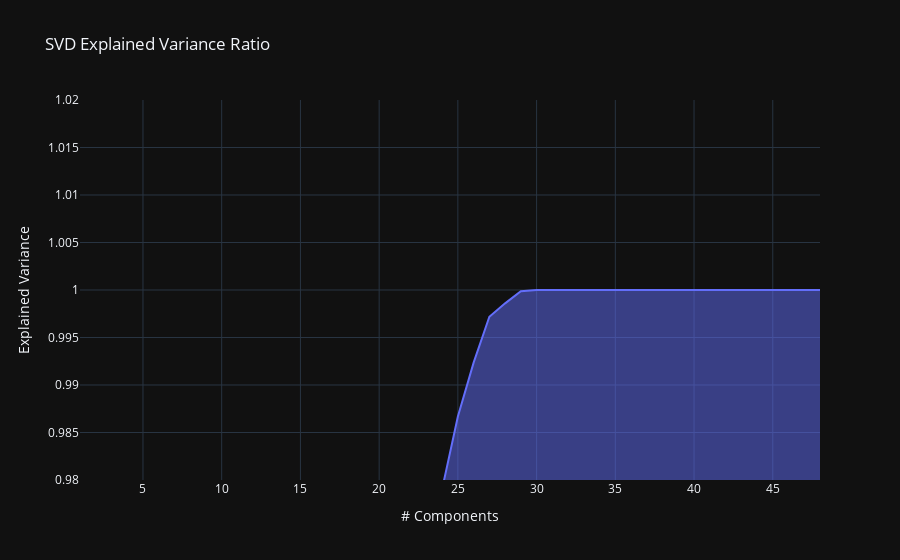

Source (notebook cell):
### Code cell
pca = PCA()
pca.fit(ss.fit_transform(df[features_list].to_numpy()))

exp_var_cumul = np.cumsum(pca.explained_variance_ratio_)

px.area(
    x=range(1, exp_var_cumul.shape[0] + 1),
    y=exp_var_cumul,
    labels={"x": "# Components", "y": "Explained Variance"},
    range_y=(0.98, 1.02),
    title="SVD Explained Variance Ratio"
)

### Figure 1 — Plotly figure (JSON) as saved in the notebook; plotly's stock layout.template omitted (floating-point values rounded to 4 significant figures)
{"data": [{"fillpattern": {"shape": ""}, "hovertemplate": "# Components=%{x}<br>Explained Variance=%{y}<extra></extra>", "legendgroup": "", "line": {"color": "#636efa"}, "marker": {"symbol": "circle"}, "mode": "lines", "name": "", "orientation": "v", "showlegend": false, "stackgroup": "1", "type": "scatter", "x": [1, 2, 3, 4, 5, 6, 7, 8, 9, 10, 11, 12, 13, 14, 15, 16, 17, 18, 19, 20, 21, 22, 23, 24, 25, 26, 27, 28, 29, 30, 31, 32, 33, 34, 35, 36, 37, 38, 39, 40, 41, 42, 43, 44, 45, 46, 47, 48], "xaxis": "x", "y": [0.1187, 0.2262, 0.3098, 0.3906, 0.4647, 0.5263, 0.5719, 0.6134, 0.6494, 0.6819, 0.7131, 0.7443, 0.7752, 0.801, 0.8266, 0.85, 0.8723, 0.8942, 0.9124, 0.9283, 0.9435, 0.9576, 0.9702, 0.979, 0.9867, 0.9924, 0.9972, 0.9986, 0.9999, 1.0, 1.0, 1.0, 1.0, 1.0, 1.0, 1.0, 1.0, 1.0, 1.0, 1.0, 1.0, 1.0, 1.0, 1.0, 1.0, 1.0, 1.0, 1.0], "yaxis": "y"}], "layout": {"legend": {"tracegroupgap": 0}, "title": {"text": "SVD Explained Variance Ratio"}, "xaxis": {"anchor": "y", "domain": [0, 1], "title": {"text": "# Components"}}, "yaxis": {"anchor": "x", "domain": [0, 1], "range": [0.98, 1.02], "title": {"text": "Explained Variance"}}}}
